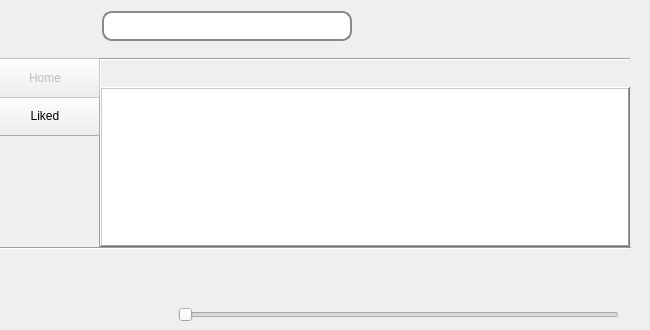
<?xml version="1.0" encoding="UTF-8"?>
<ui version="4.0">
 <class>MainWindow</class>
 <widget class="QMainWindow" name="MainWindow">
  <property name="geometry">
   <rect>
    <x>0</x>
    <y>0</y>
    <width>650</width>
    <height>330</height>
   </rect>
  </property>
  <property name="minimumSize">
   <size>
    <width>650</width>
    <height>330</height>
   </size>
  </property>
  <property name="maximumSize">
   <size>
    <width>650</width>
    <height>330</height>
   </size>
  </property>
  <property name="windowTitle">
   <string>Spider Music</string>
  </property>
  <widget class="QWidget" name="centralwidget">
   <widget class="Line" name="line">
    <property name="geometry">
     <rect>
      <x>90</x>
      <y>58</y>
      <width>21</width>
      <height>191</height>
     </rect>
    </property>
    <property name="orientation">
     <enum>Qt::Vertical</enum>
    </property>
   </widget>
   <widget class="Line" name="line_2">
    <property name="geometry">
     <rect>
      <x>-70</x>
      <y>49</y>
      <width>700</width>
      <height>21</height>
     </rect>
    </property>
    <property name="minimumSize">
     <size>
      <width>700</width>
      <height>0</height>
     </size>
    </property>
    <property name="maximumSize">
     <size>
      <width>680</width>
      <height>16777215</height>
     </size>
    </property>
    <property name="orientation">
     <enum>Qt::Horizontal</enum>
    </property>
   </widget>
   <widget class="Line" name="line_3">
    <property name="geometry">
     <rect>
      <x>-40</x>
      <y>240</y>
      <width>671</width>
      <height>16</height>
     </rect>
    </property>
    <property name="orientation">
     <enum>Qt::Horizontal</enum>
    </property>
   </widget>
   <widget class="QWidget" name="layoutWidget">
    <property name="geometry">
     <rect>
      <x>102</x>
      <y>10</y>
      <width>531</width>
      <height>32</height>
     </rect>
    </property>
    <layout class="QHBoxLayout" name="horizontalLayout">
     <item>
      <widget class="QLineEdit" name="searchContent_lineEdit">
       <property name="minimumSize">
        <size>
         <width>250</width>
         <height>30</height>
        </size>
       </property>
       <property name="maximumSize">
        <size>
         <width>250</width>
         <height>30</height>
        </size>
       </property>
       <property name="styleSheet">
        <string notr="true">QLineEdit#searchContent_lineEdit{border-radius:10px;
border:2px solid #88888d;padding: 5 5 5 30;}</string>
       </property>
       <property name="text">
        <string/>
       </property>
       <property name="maxLength">
        <number>20</number>
       </property>
      </widget>
     </item>
     <item>
      <widget class="QToolButton" name="search_toolButton">
       <property name="minimumSize">
        <size>
         <width>30</width>
         <height>30</height>
        </size>
       </property>
       <property name="maximumSize">
        <size>
         <width>30</width>
         <height>30</height>
        </size>
       </property>
       <property name="styleSheet">
        <string notr="true"/>
       </property>
       <property name="text">
        <string/>
       </property>
       <property name="icon">
        <iconset resource="../img/img.qrc">
         <normaloff>:/img/Search.png</normaloff>:/img/Search.png</iconset>
       </property>
       <property name="autoRepeat">
        <bool>false</bool>
       </property>
       <property name="autoRaise">
        <bool>true</bool>
       </property>
      </widget>
     </item>
     <item>
      <spacer name="horizontalSpacer">
       <property name="orientation">
        <enum>Qt::Horizontal</enum>
       </property>
       <property name="sizeHint" stdset="0">
        <size>
         <width>40</width>
         <height>20</height>
        </size>
       </property>
      </spacer>
     </item>
     <item>
      <widget class="QToolButton" name="set_toolButton">
       <property name="minimumSize">
        <size>
         <width>30</width>
         <height>30</height>
        </size>
       </property>
       <property name="maximumSize">
        <size>
         <width>30</width>
         <height>30</height>
        </size>
       </property>
       <property name="styleSheet">
        <string notr="true"/>
       </property>
       <property name="text">
        <string/>
       </property>
       <property name="icon">
        <iconset resource="../img/img.qrc">
         <normaloff>:/img/Set.png</normaloff>:/img/Set.png</iconset>
       </property>
       <property name="autoRepeat">
        <bool>false</bool>
       </property>
       <property name="autoRaise">
        <bool>true</bool>
       </property>
      </widget>
     </item>
    </layout>
   </widget>
   <widget class="QPushButton" name="liked_pushButton">
    <property name="geometry">
     <rect>
      <x>-10</x>
      <y>96</y>
      <width>110</width>
      <height>40</height>
     </rect>
    </property>
    <property name="minimumSize">
     <size>
      <width>110</width>
      <height>40</height>
     </size>
    </property>
    <property name="maximumSize">
     <size>
      <width>110</width>
      <height>40</height>
     </size>
    </property>
    <property name="text">
     <string>Liked</string>
    </property>
   </widget>
   <widget class="QPushButton" name="home_pushButton">
    <property name="enabled">
     <bool>false</bool>
    </property>
    <property name="geometry">
     <rect>
      <x>-10</x>
      <y>58</y>
      <width>110</width>
      <height>40</height>
     </rect>
    </property>
    <property name="minimumSize">
     <size>
      <width>110</width>
      <height>40</height>
     </size>
    </property>
    <property name="maximumSize">
     <size>
      <width>110</width>
      <height>40</height>
     </size>
    </property>
    <property name="mouseTracking">
     <bool>false</bool>
    </property>
    <property name="text">
     <string>Home</string>
    </property>
   </widget>
   <widget class="QTableWidget" name="tableWidget">
    <property name="geometry">
     <rect>
      <x>100</x>
      <y>87</y>
      <width>530</width>
      <height>160</height>
     </rect>
    </property>
    <property name="minimumSize">
     <size>
      <width>530</width>
      <height>160</height>
     </size>
    </property>
    <property name="maximumSize">
     <size>
      <width>530</width>
      <height>160</height>
     </size>
    </property>
    <property name="frameShape">
     <enum>QFrame::WinPanel</enum>
    </property>
    <property name="frameShadow">
     <enum>QFrame::Raised</enum>
    </property>
    <property name="lineWidth">
     <number>0</number>
    </property>
    <attribute name="horizontalHeaderVisible">
     <bool>false</bool>
    </attribute>
    <attribute name="horizontalHeaderCascadingSectionResizes">
     <bool>false</bool>
    </attribute>
    <attribute name="horizontalHeaderMinimumSectionSize">
     <number>50</number>
    </attribute>
    <attribute name="horizontalHeaderDefaultSectionSize">
     <number>50</number>
    </attribute>
    <attribute name="horizontalHeaderShowSortIndicator" stdset="0">
     <bool>false</bool>
    </attribute>
    <attribute name="verticalHeaderVisible">
     <bool>false</bool>
    </attribute>
    <attribute name="verticalHeaderCascadingSectionResizes">
     <bool>false</bool>
    </attribute>
    <attribute name="verticalHeaderMinimumSectionSize">
     <number>30</number>
    </attribute>
    <attribute name="verticalHeaderHighlightSections">
     <bool>true</bool>
    </attribute>
    <attribute name="verticalHeaderShowSortIndicator" stdset="0">
     <bool>false</bool>
    </attribute>
    <column>
     <property name="text">
      <string>Id</string>
     </property>
    </column>
    <column>
     <property name="text">
      <string>Name</string>
     </property>
    </column>
    <column>
     <property name="text">
      <string>Artist</string>
     </property>
    </column>
    <column>
     <property name="text">
      <string>Remark</string>
     </property>
    </column>
    <column>
     <property name="text">
      <string>Like</string>
     </property>
    </column>
    <column>
     <property name="text">
      <string>Play</string>
     </property>
    </column>
   </widget>
   <widget class="QLabel" name="searchResult_label">
    <property name="geometry">
     <rect>
      <x>107</x>
      <y>63</y>
      <width>151</width>
      <height>21</height>
     </rect>
    </property>
    <property name="text">
     <string/>
    </property>
   </widget>
   <widget class="QTabWidget" name="tabWidget">
    <property name="geometry">
     <rect>
      <x>60</x>
      <y>620</y>
      <width>530</width>
      <height>160</height>
     </rect>
    </property>
    <property name="minimumSize">
     <size>
      <width>530</width>
      <height>160</height>
     </size>
    </property>
    <property name="maximumSize">
     <size>
      <width>530</width>
      <height>160</height>
     </size>
    </property>
    <property name="currentIndex">
     <number>0</number>
    </property>
    <widget class="QWidget" name="tab">
     <attribute name="title">
      <string>Lyric</string>
     </attribute>
     <widget class="QPlainTextEdit" name="lyric_plainTextEdit">
      <property name="enabled">
       <bool>true</bool>
      </property>
      <property name="geometry">
       <rect>
        <x>-1</x>
        <y>-1</y>
        <width>531</width>
        <height>140</height>
       </rect>
      </property>
      <property name="readOnly">
       <bool>true</bool>
      </property>
      <property name="plainText">
       <string/>
      </property>
     </widget>
    </widget>
    <widget class="QWidget" name="tab_2">
     <attribute name="title">
      <string>Comment</string>
     </attribute>
     <widget class="QPlainTextEdit" name="comment_plainTextEdit">
      <property name="enabled">
       <bool>true</bool>
      </property>
      <property name="geometry">
       <rect>
        <x>-1</x>
        <y>-1</y>
        <width>531</width>
        <height>140</height>
       </rect>
      </property>
      <property name="readOnly">
       <bool>true</bool>
      </property>
      <property name="plainText">
       <string/>
      </property>
     </widget>
    </widget>
   </widget>
   <widget class="QToolButton" name="return_toolButton">
    <property name="geometry">
     <rect>
      <x>100</x>
      <y>60</y>
      <width>30</width>
      <height>30</height>
     </rect>
    </property>
    <property name="minimumSize">
     <size>
      <width>30</width>
      <height>30</height>
     </size>
    </property>
    <property name="maximumSize">
     <size>
      <width>30</width>
      <height>30</height>
     </size>
    </property>
    <property name="toolTipDuration">
     <number>3</number>
    </property>
    <property name="text">
     <string/>
    </property>
    <property name="icon">
     <iconset resource="../img/img.qrc">
      <normaloff>:/img/Return.png</normaloff>:/img/Return.png</iconset>
    </property>
    <property name="autoRaise">
     <bool>true</bool>
    </property>
   </widget>
   <widget class="QLabel" name="musicPic_label">
    <property name="geometry">
     <rect>
      <x>0</x>
      <y>250</y>
      <width>100</width>
      <height>80</height>
     </rect>
    </property>
    <property name="minimumSize">
     <size>
      <width>100</width>
      <height>80</height>
     </size>
    </property>
    <property name="maximumSize">
     <size>
      <width>100</width>
      <height>80</height>
     </size>
    </property>
    <property name="text">
     <string/>
    </property>
   </widget>
   <widget class="QSlider" name="horizontalSlider">
    <property name="enabled">
     <bool>false</bool>
    </property>
    <property name="geometry">
     <rect>
      <x>178</x>
      <y>304</y>
      <width>441</width>
      <height>22</height>
     </rect>
    </property>
    <property name="orientation">
     <enum>Qt::Horizontal</enum>
    </property>
   </widget>
   <widget class="QLabel" name="musicInfo_label">
    <property name="geometry">
     <rect>
      <x>110</x>
      <y>260</y>
      <width>141</width>
      <height>31</height>
     </rect>
    </property>
    <property name="text">
     <string/>
    </property>
   </widget>
   <widget class="QLabel" name="musicUrl_label">
    <property name="geometry">
     <rect>
      <x>450</x>
      <y>270</y>
      <width>141</width>
      <height>31</height>
     </rect>
    </property>
    <property name="text">
     <string/>
    </property>
   </widget>
   <widget class="QWidget" name="layoutWidget">
    <property name="geometry">
     <rect>
      <x>260</x>
      <y>260</y>
      <width>164</width>
      <height>52</height>
     </rect>
    </property>
    <layout class="QHBoxLayout" name="horizontalLayout_2">
     <item>
      <widget class="QToolButton" name="last_toolButton">
       <property name="enabled">
        <bool>false</bool>
       </property>
       <property name="minimumSize">
        <size>
         <width>50</width>
         <height>50</height>
        </size>
       </property>
       <property name="maximumSize">
        <size>
         <width>50</width>
         <height>50</height>
        </size>
       </property>
       <property name="text">
        <string/>
       </property>
       <property name="icon">
        <iconset resource="../img/img.qrc">
         <normaloff>:/img/Last.png</normaloff>:/img/Last.png</iconset>
       </property>
       <property name="autoRaise">
        <bool>true</bool>
       </property>
      </widget>
     </item>
     <item>
      <widget class="QToolButton" name="pasuse_toolButton">
       <property name="enabled">
        <bool>false</bool>
       </property>
       <property name="minimumSize">
        <size>
         <width>50</width>
         <height>50</height>
        </size>
       </property>
       <property name="maximumSize">
        <size>
         <width>50</width>
         <height>50</height>
        </size>
       </property>
       <property name="text">
        <string/>
       </property>
       <property name="icon">
        <iconset resource="../img/img.qrc">
         <normaloff>:/img/Play2.png</normaloff>:/img/Play2.png</iconset>
       </property>
       <property name="autoRaise">
        <bool>true</bool>
       </property>
      </widget>
     </item>
     <item>
      <widget class="QToolButton" name="next_toolButton">
       <property name="enabled">
        <bool>false</bool>
       </property>
       <property name="minimumSize">
        <size>
         <width>50</width>
         <height>50</height>
        </size>
       </property>
       <property name="maximumSize">
        <size>
         <width>50</width>
         <height>50</height>
        </size>
       </property>
       <property name="text">
        <string/>
       </property>
       <property name="icon">
        <iconset resource="../img/img.qrc">
         <normaloff>:/img/Next.png</normaloff>:/img/Next.png</iconset>
       </property>
       <property name="autoRaise">
        <bool>true</bool>
       </property>
      </widget>
     </item>
    </layout>
   </widget>
  </widget>
 </widget>
 <resources>
  <include location="../img/img.qrc"/>
 </resources>
 <connections/>
</ui>
